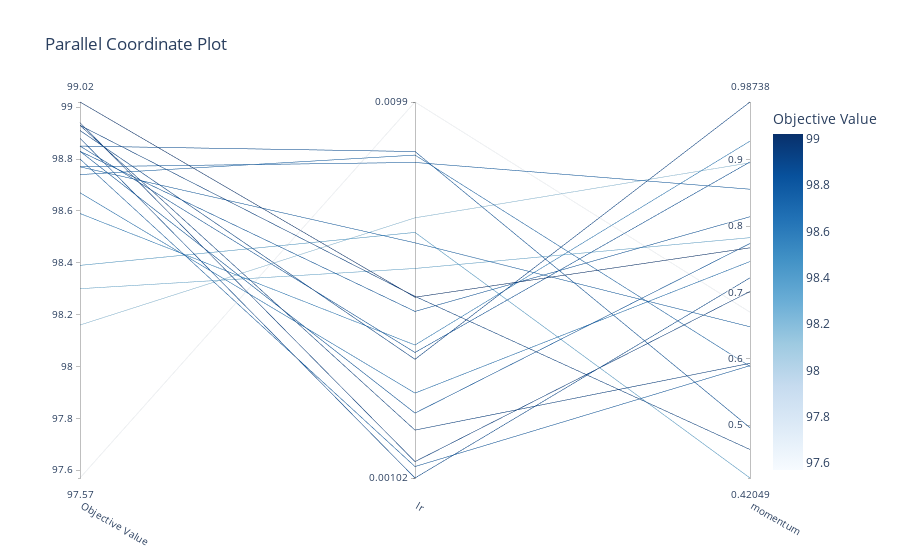

Write notebook code for a chart like this one.
### Code cell
optuna.visualization.plot_parallel_coordinate(study,params=['lr','momentum'])

### Figure 1 — Plotly figure (JSON) as saved in the notebook; plotly's stock layout.template omitted (floating-point values rounded to 4 significant figures)
{"data": [{"dimensions": [{"label": "Objective Value", "range": [97.57, 99.02], "values": [99.02, 98.85, 98.16, 98.93, 98.67, 98.74, 98.85, 98.77, 98.39, 98.59, 98.94, 98.88, 98.8, 98.83, 98.77, 98.83, 97.57, 98.93, 98.91, 98.3]}, {"label": "lr", "range": [-2.992, -2.005], "ticktext": ["0.00102", "0.0099"], "tickvals": [-2.992, -2.005], "values": [-2.517, -2.135, -2.309, -2.515, -2.769, -2.144, -2.663, -2.163, -2.347, -2.643, -2.949, -2.992, -2.962, -2.822, -2.374, -2.555, -2.005, -2.866, -2.68, -2.442]}, {"label": "momentum", "range": [0.4205, 0.9874], "values": [0.7675, 0.4962, 0.8957, 0.4634, 0.7469, 0.5887, 0.897, 0.8559, 0.4205, 0.9284, 0.7017, 0.7223, 0.5899, 0.774, 0.6484, 0.8145, 0.6705, 0.5933, 0.9874, 0.7829]}], "labelangle": 30, "labelside": "bottom", "line": {"color": [99.02, 98.85, 98.16, 98.93, 98.67, 98.74, 98.85, 98.77, 98.39, 98.59, 98.94, 98.88, 98.8, 98.83, 98.77, 98.83, 97.57, 98.93, 98.91, 98.3], "colorbar": {"title": {"text": "Objective Value"}}, "colorscale": [[0, "rgb(247,251,255)"], [0.125, "rgb(222,235,247)"], [0.25, "rgb(198,219,239)"], [0.375, "rgb(158,202,225)"], [0.5, "rgb(107,174,214)"], [0.625, "rgb(66,146,198)"], [0.75, "rgb(33,113,181)"], [0.875, "rgb(8,81,156)"], [1, "rgb(8,48,107)"]], "reversescale": false, "showscale": true}, "type": "parcoords"}], "layout": {"title": {"text": "Parallel Coordinate Plot"}}}
